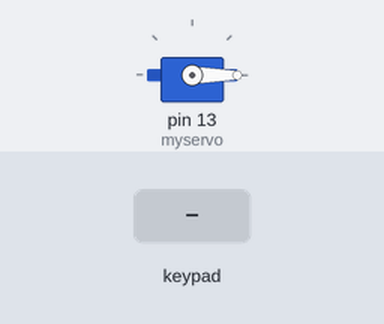
Recording of a sketch running on a simulated Arduino Uno, built with avr-gcc and run on an emulated ATmega328P. Parts: servo. Inputs (shaded band) come from the test bench. What the sketch prints to the serial monitor is not drawn.

Above: at 1.4 s.
1.5 s: keypad keys 0 0 0 0 * pressed 0.4 s apart
At 4.0 s:
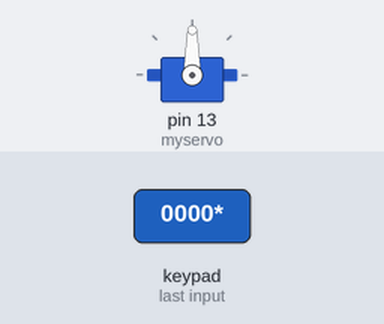
Timing chart, 0 to 14.6 s (numbered marks = the images above; inputs shaded):
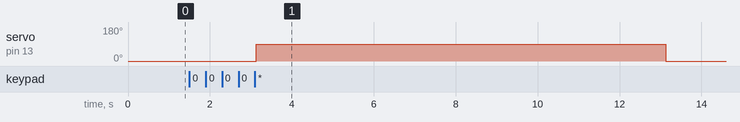

The sketch:

final_render.ino
```cpp
#include <Password.h>
#include <Keypad.h>
#include <Servo.h>

Servo myservo;
Password password = Password( "0000" );

const byte ROWS = 4;
const byte COLS = 4;
char keys[ROWS][COLS] = {
{'1','2','3'},
{'4','5','6'},
{'7','8','9'},
{'*','0','#'}
};
byte rowPins[ROWS] = { 9, 8, 7, 6 };
byte colPins[COLS] = { 5, 4, 3 };


Keypad keypad = Keypad( makeKeymap(keys), rowPins, colPins, ROWS, COLS );

void setup(){
  Serial.begin(9600);
  Serial.write(254);
  Serial.write(0x01);
  delay(200);
  myservo.attach(13);
  keypad.addEventListener(keypadEvent);
  myservo.write(0);
  }

void loop(){

  keypad.getKey();

  }
  void keypadEvent(KeypadEvent eKey){
  switch (keypad.getState()){
  case PRESSED:

  Serial.print("Enter:");
  Serial.println(eKey);
  delay(10);

  Serial.write(254);

  switch (eKey){
    case '*': checkPassword(); delay(1); break;

    case '#': password.reset(); delay(1); break;

     default: password.append(eKey); delay(1);
}
}
}
void checkPassword(){

if (password.evaluate()){

    Serial.println("Accepted");
    Serial.write(254);delay(10);
    password.reset();
    myservo.write(90);
    delay(10000);
    myservo.write(0);


}else{
    Serial.println("Denied");
    password.reset();
    Serial.write(254);delay(10);
    myservo.write(0);
    delay(500);

}
}
/*
 * unsigned long x = milis();
 * if (x > 10 * 1000)
 *  myservo.write(0);
 */
```

Measured:
- after the input at 1.5 s, servo on pin 13 (myservo): 0° → 90° after 1.6 s, → 0° 10.0 s later
